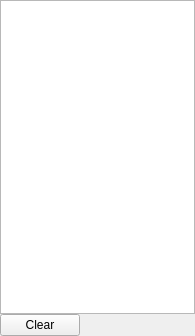
<?xml version="1.0" encoding="UTF-8"?>
<ui version="4.0">
 <class>ConsoleWidget</class>
 <widget class="QWidget" name="ConsoleWidget">
  <property name="geometry">
   <rect>
    <x>0</x>
    <y>0</y>
    <width>195</width>
    <height>336</height>
   </rect>
  </property>
  <property name="windowTitle">
   <string>Console</string>
  </property>
  <property name="windowIcon">
   <iconset resource="../gui/gui.qrc">
    <normaloff>:/icons/paste.png</normaloff>:/icons/paste.png</iconset>
  </property>
  <layout class="QVBoxLayout" name="verticalLayout">
   <property name="spacing">
    <number>0</number>
   </property>
   <property name="margin">
    <number>0</number>
   </property>
   <item>
    <widget class="ActionTools::ConsoleTableView" name="console">
     <property name="selectionMode">
      <enum>QAbstractItemView::SingleSelection</enum>
     </property>
     <property name="selectionBehavior">
      <enum>QAbstractItemView::SelectRows</enum>
     </property>
     <property name="iconSize">
      <size>
       <width>16</width>
       <height>16</height>
      </size>
     </property>
     <property name="showGrid">
      <bool>false</bool>
     </property>
     <attribute name="horizontalHeaderVisible">
      <bool>false</bool>
     </attribute>
     <attribute name="horizontalHeaderStretchLastSection">
      <bool>true</bool>
     </attribute>
     <attribute name="verticalHeaderVisible">
      <bool>false</bool>
     </attribute>
    </widget>
   </item>
   <item>
    <layout class="QHBoxLayout" name="horizontalLayout">
     <property name="spacing">
      <number>0</number>
     </property>
     <item>
      <widget class="QPushButton" name="clearPushButton">
       <property name="text">
        <string>Clear</string>
       </property>
      </widget>
     </item>
     <item>
      <spacer name="horizontalSpacer">
       <property name="orientation">
        <enum>Qt::Horizontal</enum>
       </property>
       <property name="sizeHint" stdset="0">
        <size>
         <width>40</width>
         <height>20</height>
        </size>
       </property>
      </spacer>
     </item>
    </layout>
   </item>
  </layout>
 </widget>
 <customwidgets>
  <customwidget>
   <class>ActionTools::ConsoleTableView</class>
   <extends>QTableView</extends>
   <header>consoletableview.h</header>
  </customwidget>
 </customwidgets>
 <resources>
  <include location="../gui/gui.qrc"/>
 </resources>
 <connections/>
</ui>
